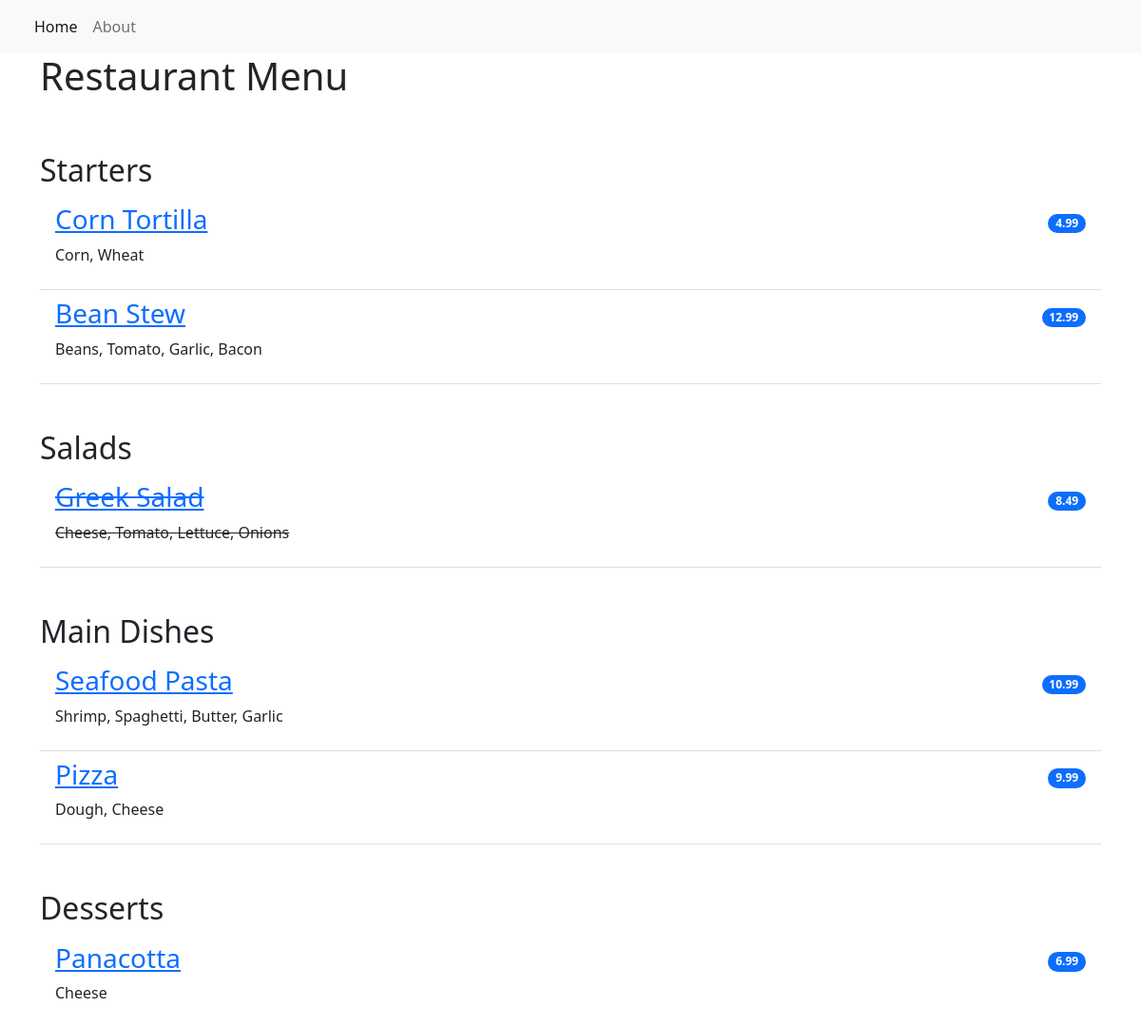
The page / on the database its author committed.
### restaurant_menu/models.py (models this page shows, shortened)
class Item(models.Model):
    meal = models.CharField(max_length=1000, unique=True)
    description = models.CharField(max_length=2000)
    price = models.DecimalField(max_digits=100, decimal_places=2)
    meal_type = models.CharField(max_length=200, choices=MEAL_TYPE)
    author = models.ForeignKey(User, on_delete=models.PROTECT) # Many Items can be associated to One User. Many-to-One
    status = models.IntegerField(choices=STATUS, default=0)
    date_created = models.DateTimeField(auto_now_add=True)
    date_updated = models.DateTimeField(auto_now=True)

### restaurant_menu/views.py (the view)
# urls.py: path('', views.MenuList.as_view(), name='home'),
class MenuList(generic.ListView):
    queryset = Item.objects.order_by("-date_created")
    template_name = "index.html"
    def get_context_data(self, **kwargs):
        context = super().get_context_data(**kwargs)
        context["meals"] = MEAL_TYPE
        return context

### restaurant_menu/templates/index.html
{% extends 'base.html' %}
{% block content %}
<div class="container">
    <h1>Restaurant Menu</h1>
        <ul class="list-group list-group-flush">
        {% for meal in meals  %}
        <h2 class="pt-5">{{ meal.1 }}</h2>
            {% for row in item_list %}
                {% if row.meal_type == meal.0 %}
                    {% if row.status == 0 %}
                        <li class="list-group-item d-flex justify-content-between align-items-center border-0 pb-0">
                            <a href="{% url 'menu_item' row.pk %}"><h3><del>{{ row.meal }}</del></h3></a>
                            <span class="badge bg-primary rounded-pill">{{ row.price }}</span>
                        </li>
                        <li class="list-group-item pt-0">
                            <p><del>{{ row.description }}</del></p>
                        </li>
                        {% else %}
                         <li class="list-group-item d-flex justify-content-between align-items-center border-0 pb-0">
                            <a href="{% url 'menu_item' row.pk %}"><h3>{{ row.meal }}</h3></a>
                            <span class="badge bg-primary rounded-pill">{{ row.price }}</span>
                         </li>
                        <li class="list-group-item pt-0">
                            <p>{{ row.description }}</p>
                        </li>
                    {% endif %}
                {% endif %}
            {% endfor %}
        {% endfor %}
        </ul>
</div>
{% endblock content %}

### restaurant_menu/templates/base.html (shortened to what this page needs)
<!DOCTYPE html>
<html lang="en">
    <head>
        <link href="https://cdn.jsdelivr.net/npm/bootstrap@5.2.0-beta1/dist/css/bootstrap.min.css" rel="stylesheet">
    </head>
    <body>
        <nav class="navbar navbar-expand-lg bg-light">
            <div class="container-fluid">
                <div class="collapse navbar-collapse" id="navbarNav">
                    <ul class="navbar-nav">
                         <li class="nav-item">
                            <a class="nav-link active" aria-current="page" href="{% url 'home' %}">Home</a>
                        </li>
                        <li class="nav-item">
                            <a class="nav-link" aria-current="page" href="{% url 'home' %}">About</a>
                        </li>
                    </ul>
                </div>
            </div>
        </nav>
        {% block content %}
        {% endblock content %}
    </body>
</html>

### rows shown on the page
Item: meal "Corn Tortilla", price "4.99", description "Corn, Wheat"
Item: meal "Bean Stew", price "12.99", description "Beans, Tomato, Garlic, Bacon"
Item: meal "Greek Salad", price "8.49", description "Cheese, Tomato, Lettuce, Onions"
Item: meal "Seafood Pasta", price "10.99", description "Shrimp, Spaghetti, Butter, Garlic"
Item: meal "Pizza", price "9.99", description "Dough, Cheese"
Item: meal "Panacotta", price "6.99", description "Cheese"

### other values the page prints
{{ meal.1 }} "Starters" "Salads" "Main Dishes" "Desserts"
